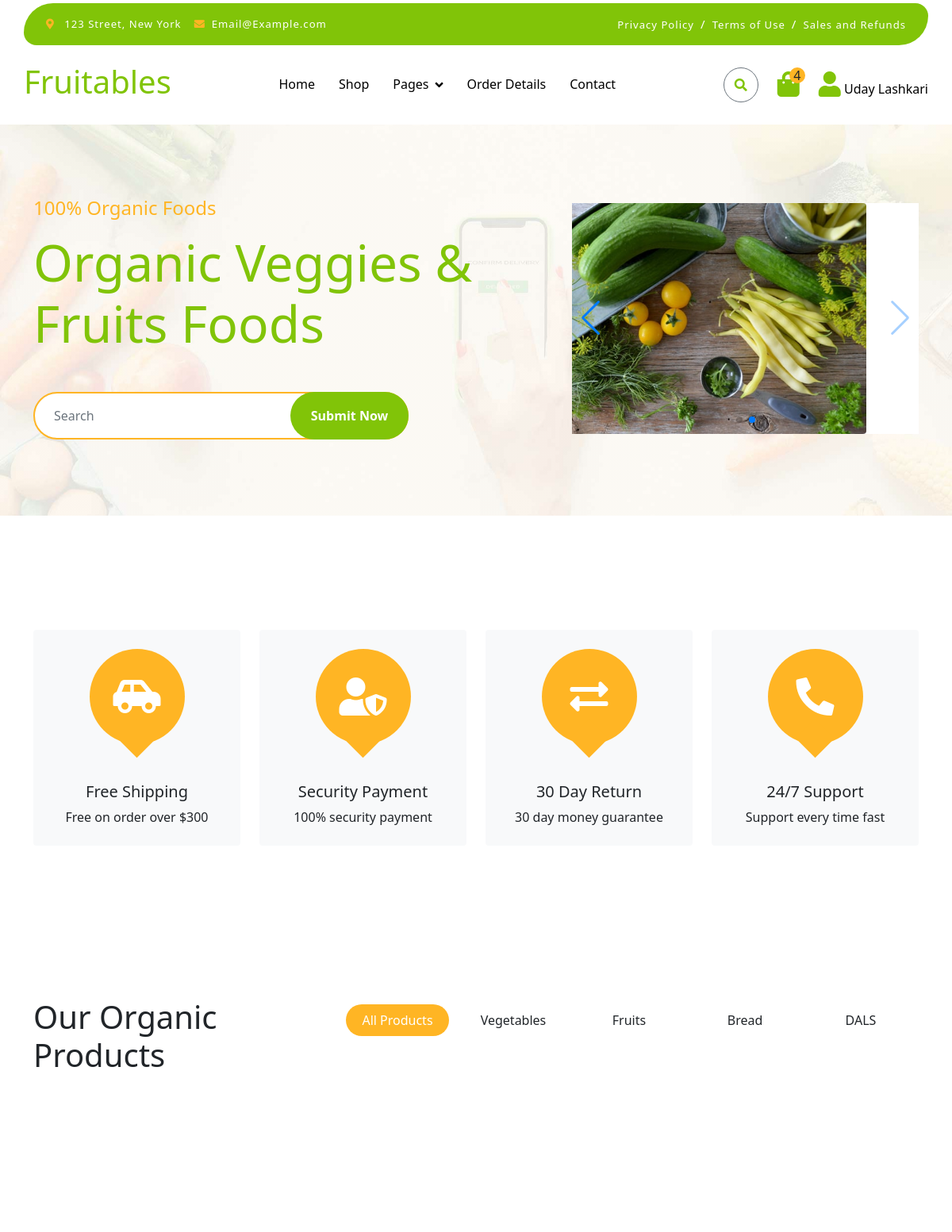
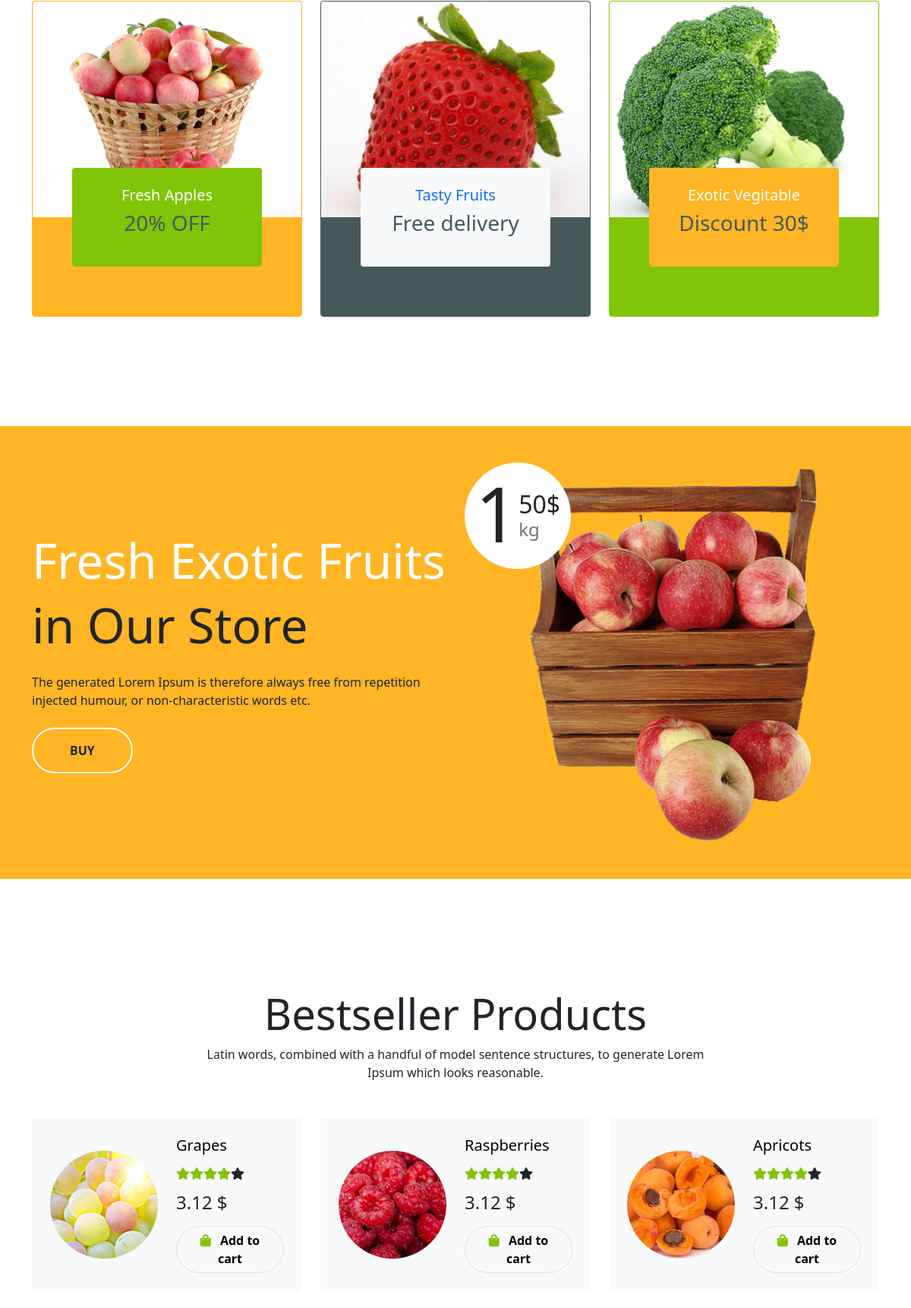
Page /index.php (signed in, upper part) on the committed database (2 pictures, top to bottom).
### tables this page shows
CREATE TABLE `user_info` (
  `id` int(11) NOT NULL,
  `name` varchar(50) NOT NULL,
  `lname` varchar(50) NOT NULL,
  `email` varchar(50) NOT NULL,
  `gen` varchar(50) NOT NULL,
  `pas` varchar(50) NOT NULL,
  `phone` int(50) NOT NULL,
  `city` varchar(50) NOT NULL,
  `pincode` varchar(50) NOT NULL,
  `country` varchar(50) NOT NULL
);

CREATE TABLE `product_detail` (
  `id` int(11) NOT NULL,
  `img` varchar(50) NOT NULL,
  `name` varchar(50) NOT NULL,
  `price` varchar(50) NOT NULL,
  `nameid` varchar(50) NOT NULL
);

### index.php (the view, shortened to what the rows shown need)
<?php
include "config.php";
    $pas = $_SESSION['pas'];
    $sql = "SELECT * FROM `user_info` WHERE `pas` = '$pas'";
    $res = mysqli_query($con, $sql);
    $row2 = mysqli_fetch_assoc($res);
?>
    <!DOCTYPE html>
    <html lang="en">
    <head>
        <link href="https://cdn.jsdelivr.net/npm/bootstrap@5.0.2/dist/css/bootstrap.min.css" rel="stylesheet"
>
        <link rel="stylesheet" href="https://use.fontawesome.com/releases/v5.15.4/css/all.css" />
        <link href="https://cdn.jsdelivr.net/npm/bootstrap-icons@1.4.1/font/bootstrap-icons.css" rel="stylesheet">
        <link rel="stylesheet" href="https://cdn.jsdelivr.net/npm/swiper@11/swiper-bundle.min.css" />
        <link rel="stylesheet" href="css/style.css">
    </head>
    <body>
        <div class="container-fluid fixed-top">
            <div class="container px-0">
                <nav class="navbar navbar-light bg-white navbar-expand-xl">
                    <a href="index.php" class="navbar-brand">
                        <h1 class=" display-6" style="color: #81c408;">Fruitables</h1>
                    </a>
                    <div class="collapse navbar-collapse bg-white" id="navbarCollapse">
                        <div class="d-flex m-3 me-0">
                            <button
                                class="btn-search btn border border-secondary btn-md-square rounded-circle bg-white me-4"
                                data-bs-toggle="modal" data-bs-target="#searchModal"id="se" ><i class="fas fa-search "
                                    style="color: #81c408;" ></i></button>
                            <a href="cart.php" class="position-relative me-4 my-auto">
                            <?php
                                        $sql="SELECT * FROM `cart`";
                                        $res=mysqli_query($con,$sql);
                                        $i=0;
                                        while($row=mysqli_fetch_assoc($res))
                                        {
                                            $i++;
                                        }
                                        ?>
                                <i class="fa fa-shopping-bag fa-2x" style="color:#81c408 ;"></i>
                                <span
                                    class="position-absolute rounded-circle d-flex align-items-center justify-content-center text-dark px-1"
                                    style="top: -5px; left: 15px; height: 20px; min-width: 20px; background-color: #ffb524;"><?php echo $i?></span>
                                </a>
                            <a href="user_info.php" class="my-auto">
                                <i class="fas fa-user fa-2x" style="color:#81c408;"></i>
                                <?php echo  $row2['name']. " ".$row2['lname'] ?>
                            </a>
                        </div>
                    </div>
                </nav>
            </div>
        </div>
        <div class="container-fluid py-5 mb-5 hero-header">
            <div class="container py-5">
                <div class="row g-5 align-items-center">
                    <div class="col-md-12 col-lg-7">
                        <h1 class="mb-5 display-3 " style="color: #81c408;">Organic Veggies & Fruits Foods</h1>
                    </div>
                </div>
            </div>
        </div>
        <div class="container-fluid fruite py-5">
            <div class="container py-5">
                <div class="tab-class text-center">
                    <div class="row g-4">
                        <div class="col-lg-4 text-start">
                            <h1>Our Organic Products</h1>
                        </div>
                    </div>
                </div>
            </div>
        </div>
        <div class="container-fluid banner  my-5" style="background-color: #FFB524;">
            <div class="container py-5">
                <div class="row g-4 align-items-center">
                    <div class="col-lg-6">
                        <div class="py-4">
                            <h1 class="display-3 text-white">Fresh Exotic Fruits</h1>
                        </div>
                    </div>
                    <div class="col-lg-6">
                        <div class="position-relative">
                            <div class="d-flex align-items-center justify-content-center bg-white rounded-circle position-absolute"
                                style="width: 140px; height: 140px; top: 0; left: 0;">
                                <h1 style="font-size: 100px;">1</h1>
                            </div>
                        </div>
                    </div>
                </div>
            </div>
        </div>
        <div class="container-fluid py-5">
            <div class="container py-5">
                <div class="text-center mx-auto mb-5" style="max-width: 700px;">
                    <h1 class="display-4">Bestseller Products</h1>
                </div>
                <div class="row g-4">
                    <?php
                    $limit=6;
                                        $sql = "SELECT* FROM `product_detail`LIMIT $limit";
                                        $res = mysqli_query($con, $sql);
                                        while ($row = mysqli_fetch_assoc($res)) {
                                        ?>
                    <div class="col-lg-6 col-xl-4">
                        <div class="p-4 rounded bg-light">
                            <div class="row align-items-center">
                                <div class="col-6">
                                    <img src="img/<?php echo $row['img'];?>" class="img-fluid rounded-circle w-100"
                                        alt="">
                                </div>
                                <div class="col-6">
                                    <a href="#" class="h5 " style="color: #81c408;"><?php echo $row['name'];?></a>
                                    <div class="d-flex my-3">
                                        <i class="fas fa-star " style="color:#81c408;"></i>
                                        <i class="fas fa-star " style="color:#81c408;"></i>
                                        <i class="fas fa-star " style="color:#81c408;"></i>
                                        <i class="fas fa-star " style="color:#81c408;"></i>
                                        <i class="fas fa-star"></i>
                                    </div>
                                    <h4 class="mb-3">3.12 $</h4>
                                    <a href="shop-detail.php?id=<?php echo $row['id']?>" class="btn border  aa rounded-pill px-3 " style="color: #81c408;"><i
                                            class="fa fa-shopping-bag me-2 " style="color: #81c408;"></i> Add to
                                        cart</a>
                                </div>
                            </div>
                        </div>
                    </div>
                    <?php
                    }
                    ?>
                </div>
            </div>
        </div>
    </body>
    </html>

### rows in the picture
user_info: name "Uday", lname "Lashkari"
product_detail: img (picture), name "Grapes"
product_detail: img (picture), name "Raspberries"
product_detail: img (picture), name "Apricots"

### other values in the picture
$i "4"
